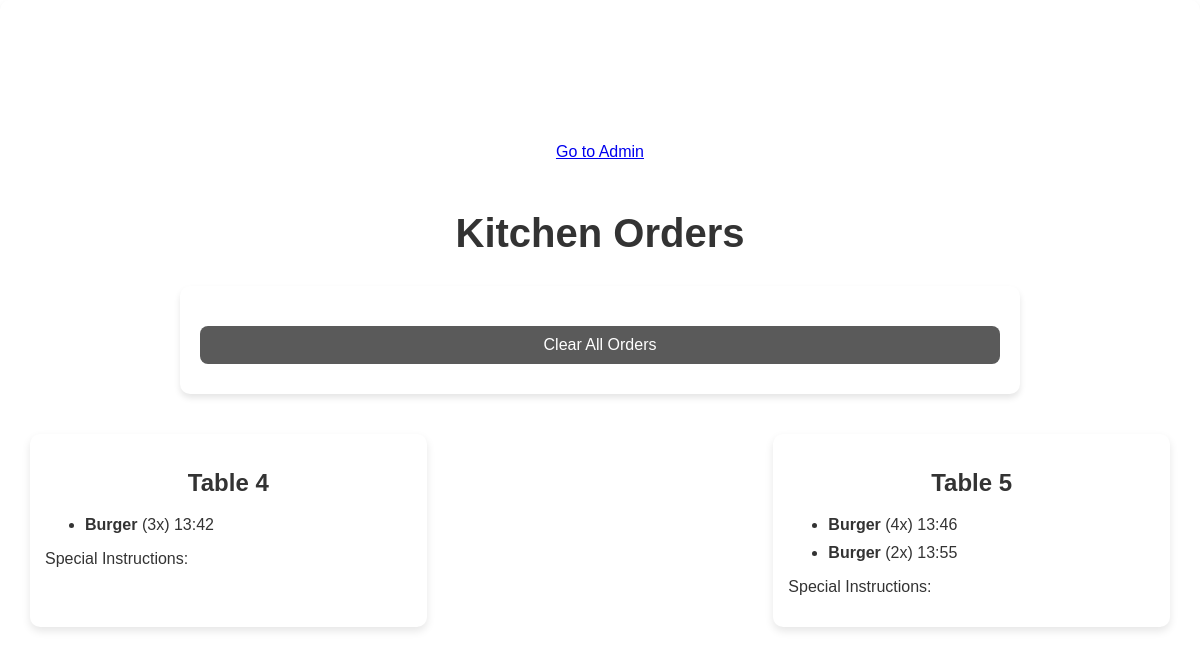
The page /kitchen (signed in) on the database as committed earlier.
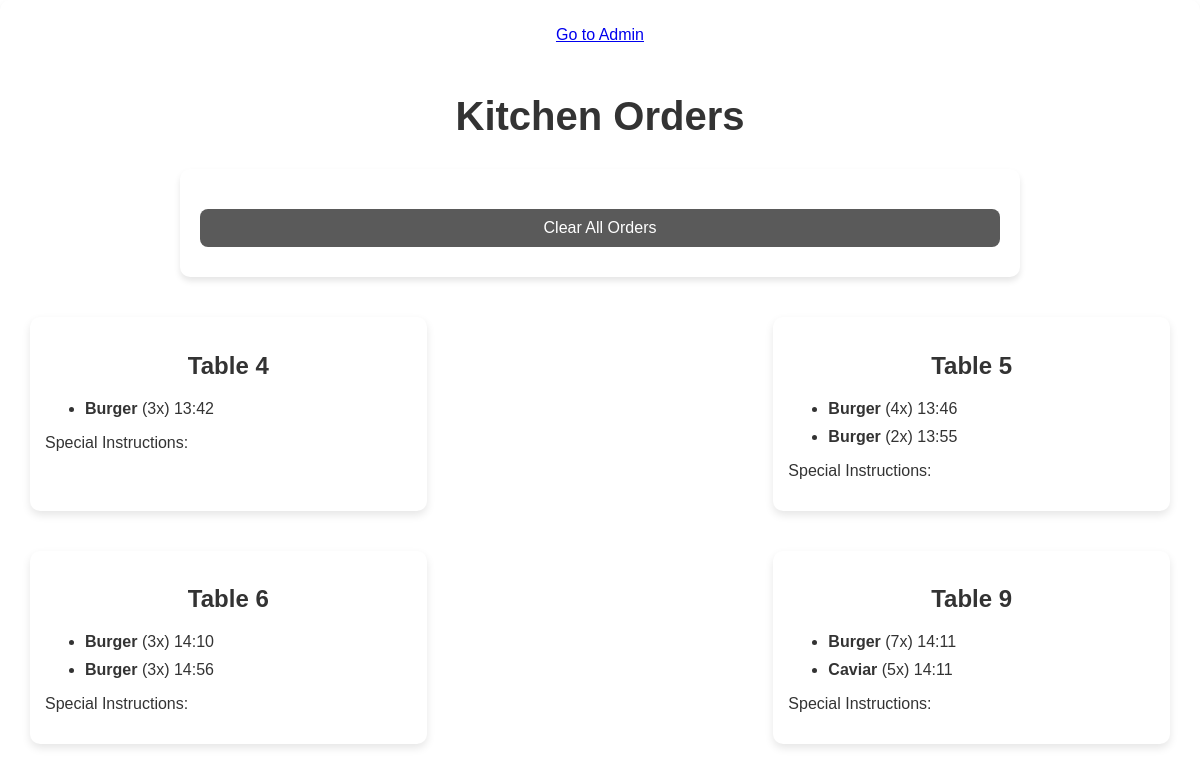
The same page on the database as committed later.
### app.py (models this page shows, shortened)
class Order(db.Model):
    id = db.Column(db.Integer, primary_key=True)
    table_number = db.Column(db.Integer, nullable=False)
    item_id = db.Column(db.Integer, db.ForeignKey('menu_item.id'), nullable=False)
    special_instructions = db.Column(db.String(200))
    quantity = db.Column(db.Integer, default=1)
    order_time = db.Column(db.DateTime, default=datetime.datetime.utcnow)
    menu_item = db.relationship('MenuItem', backref=db.backref('orders', lazy=True))

class MenuItem(db.Model):
    id = db.Column(db.Integer, primary_key=True)
    name = db.Column(db.String(100), nullable=False)
    price = db.Column(db.Float, nullable=False)
    ingredients = db.Column(db.String(200))

### app.py (the view)
@app.route('/kitchen')
@token_required
def kitchen():
    orders = Order.query.all()
    grouped_orders = {}
    for order in orders:
        table_number = order.table_number
        if table_number not in grouped_orders:
            grouped_orders[table_number] = []
        grouped_orders[table_number].append(order)
    return render_template('kitchen.html', grouped_orders=grouped_orders)

### app.py (called while the page is built)
def token_required(f):
    @wraps(f)
    def decorated(*args, **kwargs):
        token = request.cookies.get('token')
        if not token:
            return redirect(url_for('admin_login'))
        try:
            jwt.decode(token, app.secret_key, algorithms=["HS256"])
        except:
            return redirect(url_for('admin_login'))
        return f(*args, **kwargs)
    return decorated

### templates/kitchen.html (shortened to what this page needs)
<!DOCTYPE html>
<html lang="en">
<head>
    <link rel="stylesheet" href="{{ url_for('static', filename='style.css') }}">
</head>
<body class="container">
    <nav>
        <a href="/admin">Go to Admin</a>
    </nav>
    <div>
        <h1>Kitchen Orders</h1>
        <form method="POST" action="/clear_orders">
            <button type="submit">Clear All Orders</button>
        </form>
        <div id="orders-container">
            {% for table_number, orders in grouped_orders.items() %}
            <div class="order-table" id="table-{{ table_number }}">
                <h2>Table {{ table_number }}</h2>
                <ul>
                    {% for order in orders %}
                    {% if order.quantity > 0 %}
                    <li class="order-item">
                        <span class="item-name">{{ order.menu_item.name }}</span> ({{ order.quantity }}x)
                        <span class="order-time">{{ order.order_time.strftime('%H:%M') }}</span>
                    </li>
                    {% endif %}
                    {% endfor %}
                </ul>
                <p>
                    Special Instructions:
                </p>
            </div>
            {% endfor %}
        </div>
    </div>
</body>
</html>

Rows that differ between the two databases and show on the page:
added Order: menu_item.name "Burger", quantity "3", order_time "14:10", shown under "6"
added Order: menu_item.name "Burger", quantity "3", order_time "14:56", shown under "6"
added Order: menu_item.name "Burger", quantity "7", order_time "14:11", shown under "9"
added Order: menu_item.name "Caviar", quantity "5", order_time "14:11", shown under "9"
Other text that changed with them:
new list line: "Table 6 Special Instructions:"
new list line: "Table 9 Special Instructions:"
